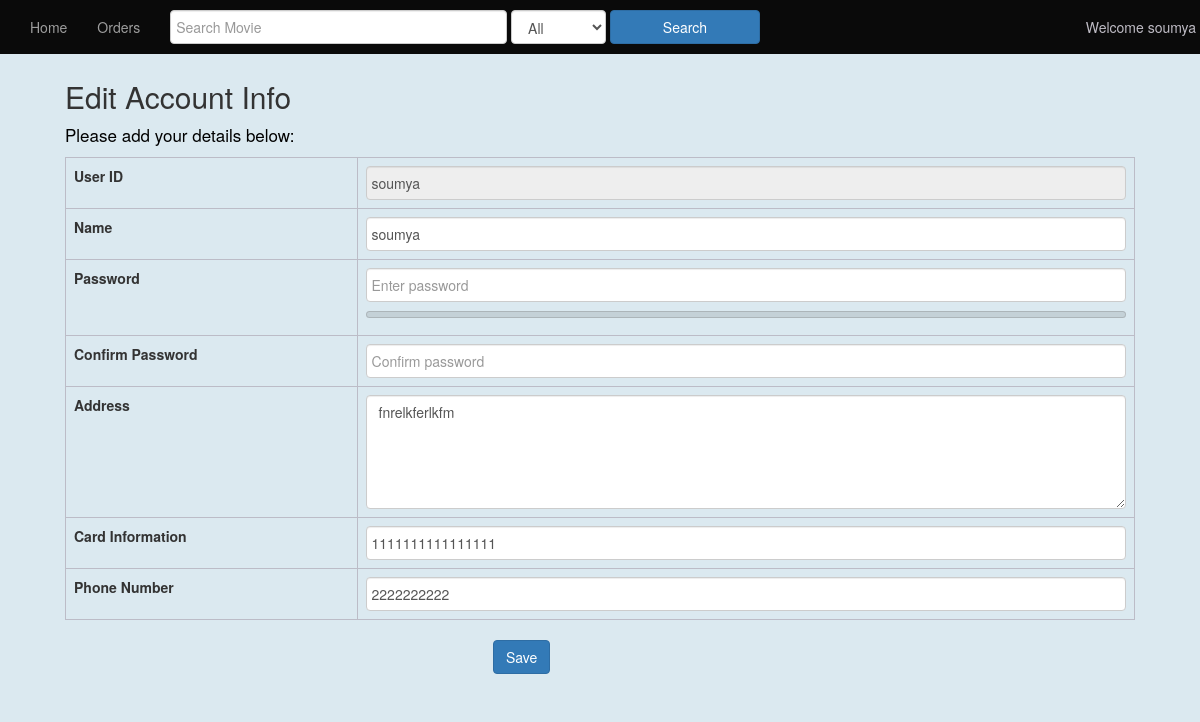
/signup_page.php (signed in), run on an earlier commit of the app's database.
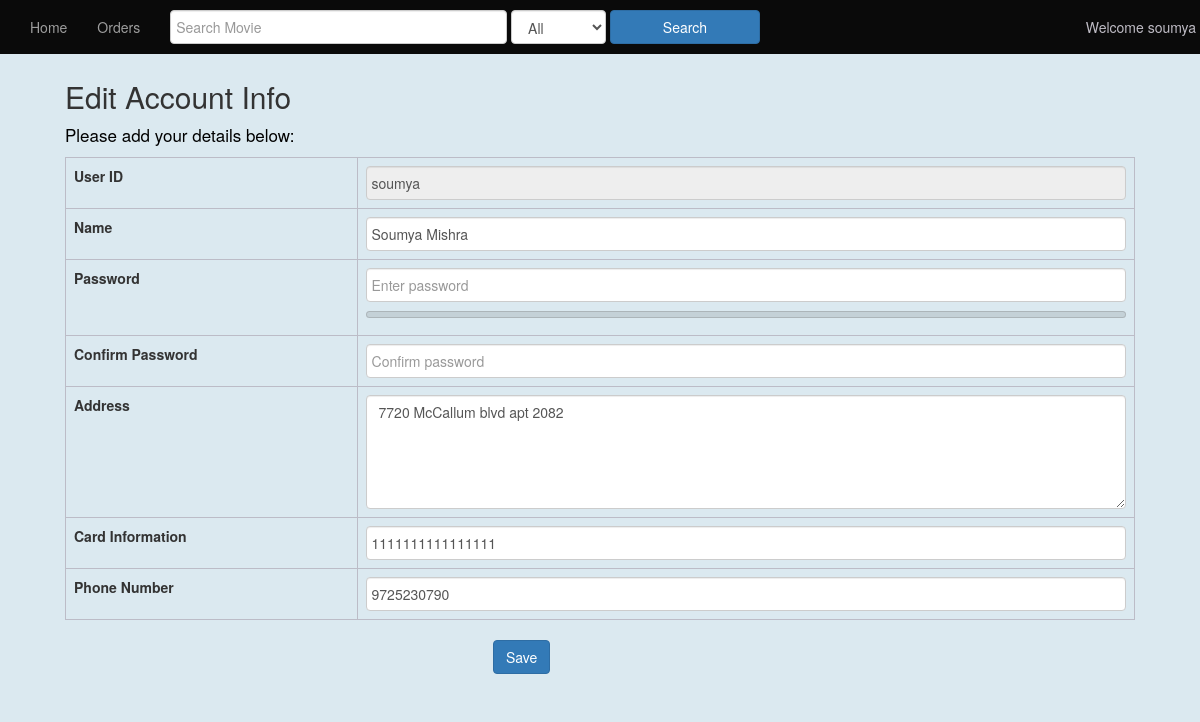
And on a later commit of the database.
### tables this page shows
CREATE TABLE `users` (
  `user_id` varchar(100) NOT NULL,
  `name` varchar(100) NOT NULL,
  `password` varchar(255) NOT NULL,
  `address` varchar(1000) NOT NULL,
  `card_info` char(16) NOT NULL,
  `phone` char(10) NOT NULL
);

### signup_page.php (the view, shortened to what this page needs)
<?php
    if(isset($_SESSION["user_id"]) && $_SESSION["user_id"] != "guest") {
        $user=$_SESSION["user_id"];
        $servername = "localhost";
        $username = "root";
        $password = "root";
        $db = "onlinemoviestore";
        $conn = mysqli_connect($servername, $username, $password, $db);
        $query="select * from users where user_id='".$user."'";
	      $result = mysqli_query($conn,$query);
        $row = mysqli_fetch_array($result);
        $name=$row['name'];
        $address=$row['address'];
        $card_info=$row['card_info'];
        $phone=$row['phone'];
	}
?>
<!DOCTYPE html>
<html>
  <head>
    <link href="//maxcdn.bootstrapcdn.com/bootstrap/3.3.0/css/bootstrap.min.css", rel="stylesheet">
    <link href="css/style.css" rel="stylesheet">
    <link href="css/admin.css" rel="stylesheet">
    <link href="css/signup.css" rel="stylesheet" >
    <link href="css/login.css" rel="stylesheet">
  </head>
  <body>
    <?php require('nav_bar.php');?>
    <div class="container detail">
      <h2><?php if ($user == ""){echo "Create New Account";} else{ echo "Edit Account Info";}?></h2>
      <p>Please add your details below:</p>
      <form id="signupDetails" method="POST" onsubmit="return false">
          <table id="signupInfo" class="table table-bordered">
              <tbody>
                  <tr>
                      <td>User ID</td>
                      <td><input class="form-control" type="text" name="userid" id="userid" placeholder="Enter userid" <?php if ($user != "") { echo 'value="'.$user.'"  disabled';} ?> required/></td>
                  </tr>
                  <tr>
                      <td>Name</td>
                      <td><input type="text" class="form-control" name="name" id="name" placeholder="Enter name" value='<?php  echo $name ?>' required></td>
                  </tr>
                  <tr>
                    <td>Password</td>
                    <td>
                        <input type="password"  class="form-control" name="password" id="password" placeholder="Enter password" value='' required>
                        <meter max="4" id="password-strength-meter"></meter>
                    </td>
                  </tr>
                  <tr>
                    <td>Confirm Password</td>
                    <td>
                        <input type="password"  class="form-control" name="cnfPassword" id="cnfPassword" placeholder="Confirm password" value='' required>
                    </td>
                  </tr>
                  <tr>
                      <td>Address</td>
                      <td><textarea class="form-control" rows="5" name="address" id="address" placeholder="Enter address details" required><?php  echo $address?></textarea></td>
                  </tr>
                  <tr>
                      <td>Card Information</td>
                      <td><input type="text" class="form-control" name="card_info" id="card_info"  maxlength="16" placeholder="Enter card number" value='<?php  echo $card_info?>' required></td>
                  </tr>
                  <tr>
                      <td>Phone Number</td>
                      <td><input type="text" class="form-control" name="phonenumber" id="phonenumber" maxlength="10" placeholder="Enter phone number" value='<?php  echo $phone?>' required></td>
                  </tr>
              </tbody>
          </table>
          <div class="save">
              <input id='btnSave' name='btnSave' type = 'submit' class='btn btn-primary' value='<?php if ($user == ""){ echo "Sign up";} else{echo "Save";}?>'></button>
          </div>
      </form>
    </div>
  <body>
</html>

What changed in the data, as far as the page shows it:
changed users: name "soumya" → "Soumya Mishra"; address "fnrelkferlkfm" → "7720 McCallum blvd apt 2082"; phonenumber "2222222222" → "9725230790"
